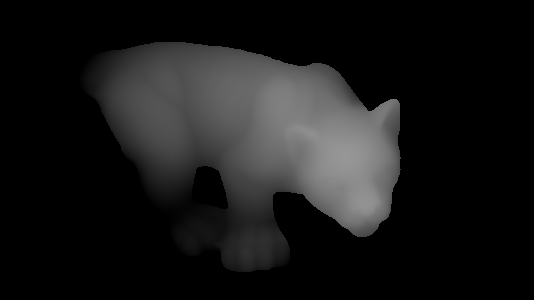
#> input picture py/numpy/depth.png, 534 x 300 px
$ python depth2normal.py depth.png depth.png
#> lines starting #> are read from the running program, lines starting #| are printed output that depends on the picture
#!/usr/bin/env python
# -*- coding: utf-8 -*-

import sys
import cv2
import numpy as np


def normalize_vector(v):
    l = np.sqrt(v[0]**2 + v[1]**2 + v[2]**2)
    return v / l


def depth_to_normal(ifname, ofname):
#> called with ifname = 'depth.png', ofname = 'depth.png'
    gray_img = cv2.imread(ifname, cv2.IMREAD_GRAYSCALE)
#> gray_img is the input picture: shape (300, 534); min 0, max 150, mean 23.9
    gray_img = gray_img.astype('float')
    h, w = np.shape(gray_img)
#> h = 300; w = 534
    nml_img = np.zeros((h, w, 3), dtype=float)

    for y in range(1, h-1):
        for x in range(1, w-1):
            dzdx = (gray_img[y, x+1] - gray_img[y, x-1]) / 2.0
            dzdy = (gray_img[y+1, x] - gray_img[y-1, x]) / 2.0
            d = (-dzdx, dzdy, 1.0)
            n = normalize_vector(d)
            nml_img[y, x] = n * 0.5 + 0.5
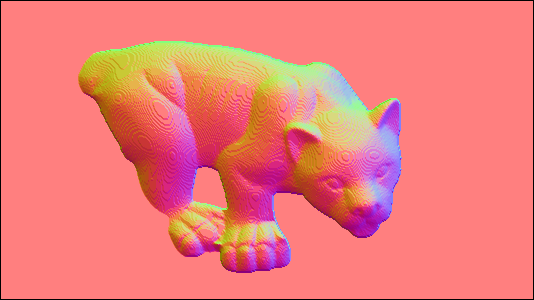
#> nml_img: shape (300, 534, 3) float64; mean of channels 0, 1, 2 0.474, 0.486, 0.937; drawn as B, G, R
    nml_img *= 255
    nml_img = nml_img.astype('uint8')
    nml_img = cv2.cvtColor(nml_img, cv2.COLOR_RGB2BGR)
    cv2.imwrite(f"{ofname}", nml_img)


def main(argv):
    depth_to_normal(argv[1], argv[2])


if __name__ == "__main__":
    main(sys.argv)
